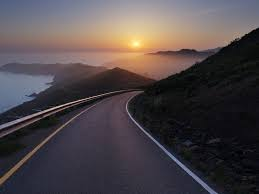
%> input picture W2-Image 2 Gray/Sample P1/im2.jpg, 259 x 194 px
$ octave project1Part1.m   (GNU Octave 9; MATLAB toolbox functions it lacks are replaced by stand-ins)
%> lines starting %> are read from the running program, lines starting %| are printed output that depends on the picture
% sample code for project 1
im1 = imread('im2.jpg'); % use your image
%> im1 is the input picture: size 194x259x3 uint8; mean R, G, B 78.6, 70.7, 73.5
imshow(im1)

% convert image to a gray one
grIm1 = rgb2gray(im1);
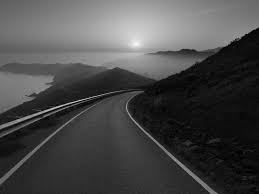
%> grIm1: size 194x259 uint8; min 0, max 246, mean 73.4

figure(1)

subplot(211)
imshow(im1)
title('Origin image');

subplot(212)
imshow(grIm1)
title('Gray image');

%find the max intensity value in the gray image and their corresponding
%coordinates
lmax = max(grIm1(:));
%> lmax = 246
[lmax_row, lmax_col] = find(grIm1 == lmax);
%> lmax_row = [44; 45]; lmax_col = [137; 137]
lpoints = [lmax_row lmax_col];
%> lpoints = [44 137; 45 137]

%find size of the image
[m,n]= size(grIm1)
%> m = 194; n = 259
